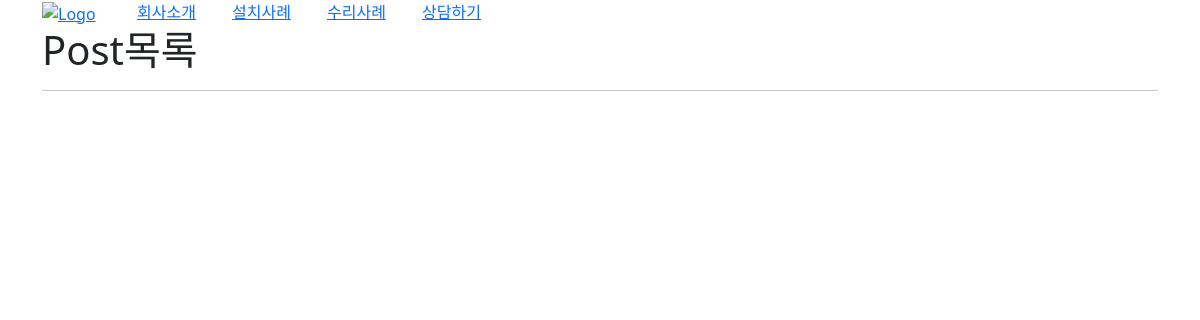
Page /post/ on the earlier database version.
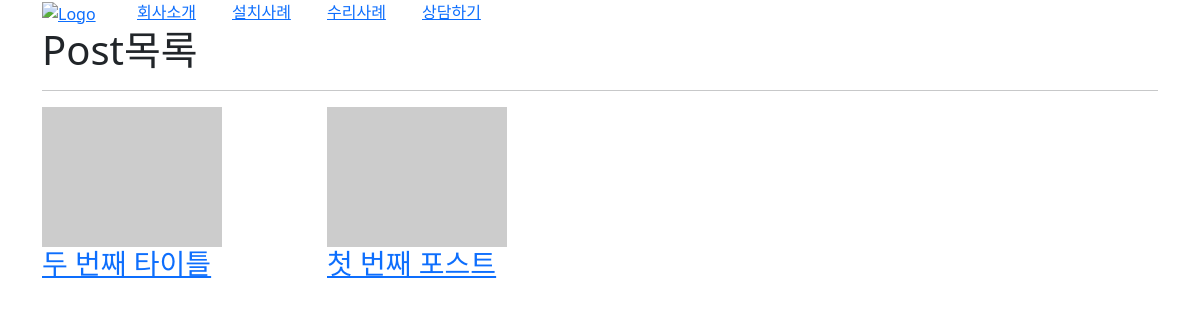
Same page on the later database version.
### post/models.py (models this page shows)
class Post(models.Model):
  title = models.CharField(max_length=30)
  content = models.TextField()
  head_image = models.ImageField(upload_to='post/images/%Y/%m/%d/', blank=True)
  dt_create = models.DateTimeField(auto_now_add=True)
  dt_update = models.DateTimeField(auto_now=True)
  def __str__(self):
    return self.title
  def get_absolute_url(self):
    return f'/post/{self.pk}/'

### post/views.py (the view)
# urls.py: path('', views.PostList.as_view(), name='post_list'),
class PostList(ListView):
  model = Post
  template_name = 'post/post_list.html'
  ordering = '-pk'

### post/templates/post/post_list.html (shortened to what this page needs)
<!DOCTYPE html>
{% load static %}
<html lang="ko">
<head>
  <link rel="stylesheet" href="{% static 'post/bootstrap/bootstrap.min.css' %}" media="screen">
  <link rel="stylesheet" href="{% static 'post/css/style.css' %}">
  <link rel="stylesheet" href="{% static 'post/css/reset.css' %}">
</head>
<body>
  <header id="header">
    <nav id="menu">
      <div class="container">
        <div class="row">
          <div class="col-1">
            <a href="#">
              <img src="#" alt="Logo">
            </a>
          </div>
          <div class="col-1">
            <a href="#">
              회사소개
            </a>
          </div>
          <div class="col-1">
            <a href="#">
              설치사례
            </a>
          </div>
          <div class="col-1">
            <a href="#">
              수리사례
            </a>
          </div>
          <div class="col-1">
            <a href="#">
              상담하기
            </a>
          </div>
          <div class="col-1"></div>
          <div class="col-1"></div>
          <div class="col-1"></div>
          <div class="col-1"></div>
          <div class="col-1"></div>
          <div class="col-1"></div>
          <div class="col-1"></div>
        </div>
      </div>
    </nav>
  </header>
  <section id="section">
    <div class="content">
      <div class="container">
        <div class="row">
          <div class="col-12">
            <h1>Post목록</h1>
            <hr />
          </div>
          {% for p in post_list %}
          <div class="col-3">
            {% if p.head_image %}
              <img src="{{ p.head_image.url }}" class="content_img" alt="{{ p }} head image">
              {% else %}
              <img src="https://picsum.photos/seed/{{ p.id }}/180/140" alt="random img">
            {% endif %}
            <h3 class="content_tit"><a href="{{ p.get_absolute_url }}">{{ p }}</a></h3>
          </div>
          {% endfor %}
        </div>
      </div>
    </div>
  </section>
</body>
</html>

Differences in the rows shown:
added Post: title "두 번째 타이틀"
added Post: title "첫 번째 포스트"
